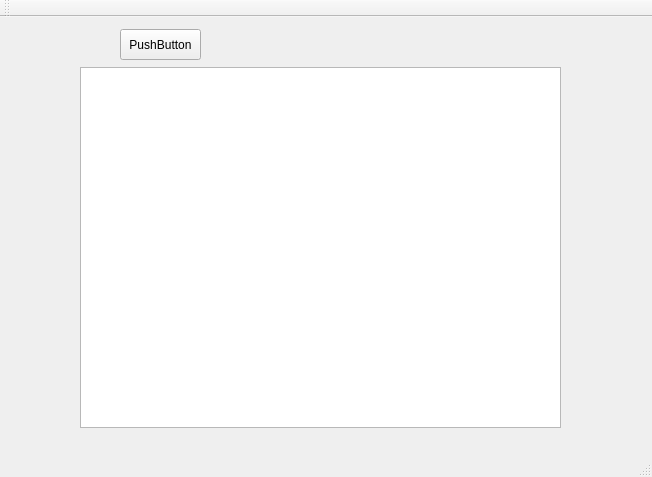
<?xml version="1.0" encoding="UTF-8"?>
<ui version="4.0">
 <class>MainWindow</class>
 <widget class="QMainWindow" name="MainWindow">
  <property name="geometry">
   <rect>
    <x>0</x>
    <y>0</y>
    <width>652</width>
    <height>477</height>
   </rect>
  </property>
  <property name="windowTitle">
   <string>MainWindow</string>
  </property>
  <widget class="QWidget" name="centralWidget">
   <widget class="QTextEdit" name="textEdit">
    <property name="geometry">
     <rect>
      <x>80</x>
      <y>50</y>
      <width>481</width>
      <height>361</height>
     </rect>
    </property>
   </widget>
   <widget class="QPushButton" name="pushButton">
    <property name="geometry">
     <rect>
      <x>120</x>
      <y>12</y>
      <width>81</width>
      <height>31</height>
     </rect>
    </property>
    <property name="text">
     <string>PushButton</string>
    </property>
   </widget>
  </widget>
  <widget class="QMenuBar" name="menuBar">
   <property name="geometry">
    <rect>
     <x>0</x>
     <y>0</y>
     <width>652</width>
     <height>23</height>
    </rect>
   </property>
  </widget>
  <widget class="QToolBar" name="mainToolBar">
   <attribute name="toolBarArea">
    <enum>TopToolBarArea</enum>
   </attribute>
   <attribute name="toolBarBreak">
    <bool>false</bool>
   </attribute>
  </widget>
  <widget class="QStatusBar" name="statusBar"/>
 </widget>
 <layoutdefault spacing="6" margin="11"/>
 <resources/>
 <connections/>
</ui>
